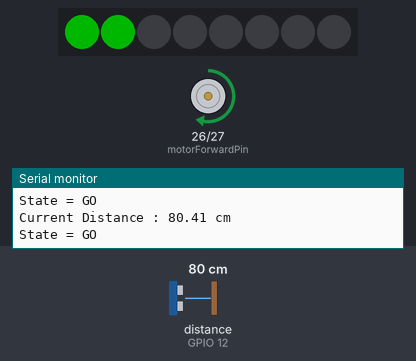
Recording of a sketch running on a simulated ESP32. On the bench: 8 RGB LEDs in strip order, left to right, motor-driver pin pairs drawn as motors (green arrow = first pin HIGH = forward, orange = second pin HIGH = backward, longer = more drive), the last lines printed to the serial monitor. Wiring (inferred from the names in the program): ultrasonic range finder: trigger GPIO 14; echo GPIO 12. The inputs (shaded band) are chosen by the test bench; at power-on: distance to the obstacle (sensor on GPIO 12) 80 cm. The echo pulse lasts 58.3 µs per cm; dim RGB values are drawn brighter than linear.

Above: at 1.2 s.
1.3 s: distance to the obstacle (sensor on GPIO 12) set to 13 cm
2.8 s: distance to the obstacle (sensor on GPIO 12) set to 10 cm
At 3.1 s:
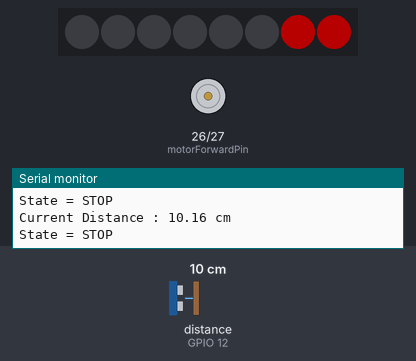
4.3 s: distance to the obstacle (sensor on GPIO 12) set to 2 cm
At 5.0 s:
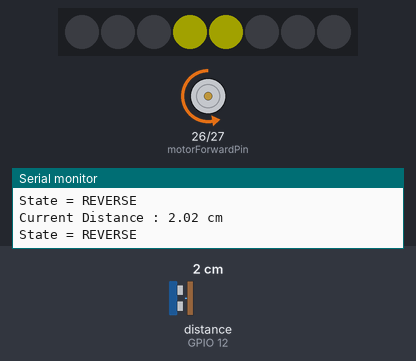
Timing chart, 0 to 7.3 s (numbered marks = the images above; inputs shaded):
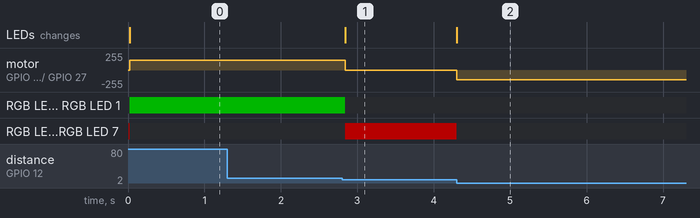

Measured:
- the behaviour switches between 12 and 11 cm on distance to the obstacle (sensor on GPIO 12) (found by bisection; images 0 and 1)
- after the input at 2.8 s, motor on GPIO 26 (motorForwardPin) / GPIO 27 (motorBackwardPin): forward 149/255 → stopped at once; RGB LED 0, RGB LED 1: RGB(0, 68, 0) → off after 0.05 s; RGB LED 6, RGB LED 7: off → RGB(68, 0, 0) after 0.05 s; the LEDs: change after 0.05 s (image 1)
- after the input at 4.3 s, motor on GPIO 26 (motorForwardPin) / GPIO 27 (motorBackwardPin): stopped → backward 149/255 at once; RGB LED 6, RGB LED 7: RGB(68, 0, 0) → off at once; the LEDs: change at once (image 2)

The sketch:

Brown_Carson_MP04.ino
```cpp
/* Brown_Carson_MP04.ino
  This program implements a state machine which controls a motor by comparing the values read by an ultrasonic sensor to some constants, which creates a mock up of
  the autonomous controls that the final project will have later this quarter.

  Author : Carson Brown
  Last Revised : 10/3/2024

  The filter is almost identical to the IIR filter sent to the class emails, and works pretty darn well. Otherwise, portions of this code also come from previous mini projects,
  as many of the tasks we were asked to do in this project had been completed in other projects

*/

#include <Adafruit_NeoPixel.h> //LED Library
//States
#define STOP 1      // Motor is shut off, Center LEDS are yellow, all others off
#define GO 2        // Motor is Spinning Forwards, First two LEDS are Green, all others off
#define REVERSE 3   // Motor is Spinning Backwards, Last two LEDS are RED, all others off

//pins
const int motorForwardPin = 26;   // This is connected to pin 2 of the L293D
const int motorBackwardPin = 27;  // This is connected to pin 7 of the L293D

const int sonarTrigPin = 14;      // Connects to the TRIG pin on the Ultrasonic Sensor, this is the OUTPUT from the ESP-32
const int sonarEchoPin = 12;      // Connects to the ECHO pin on the Ultrasonic Sensor, this is the INPUT to the ESP-32

const int ledStripPin = 25;       // Connects to the yellow input wire on the LED strip

const int inputs[] = {sonarEchoPin};  // I suspect this code may get re-used in the future, and so this sets up a bit of future proofing when I have more inputs
const int outputs[] = {motorForwardPin, motorBackwardPin, sonarTrigPin, ledStripPin}; // This will be iterated over to set up the pin configurations

//LED strip setup
#define NUM_LEDS 8 // Standard practice for Adafruit examples is using the define keyword, so I will follow.
Adafruit_NeoPixel ledStrip = Adafruit_NeoPixel(NUM_LEDS, ledStripPin, NEO_GRB + NEO_KHZ800);  // Creates the ledStrip object so that I can flash lights. I'd like to create a motor object for the final project for ease of use

//Global Variables
int state = STOP; // state controls the entire program instruction, and should be handled carefully. Technically it is just 1, 2, or 3.
float distance;   // distance in centimeters from the Ultrasonic Sensor to whatever it can detect. Gets filtered, so is not the true reading in order to avoid bad reads
float prevDistance = 9.0; //Arbitrary to my knowledge, but may be worthwhile to play around with. Currently set to 9 centimeters to initialize in the STOP state as per instructions

float goDistance = 12.0; // Beyond this distance in centimeters from the Ultrasonic Sensor, the ESP-32 will transition into the GO state
float reverseDistance = 10.0; // Anything less than this distance in centimeters from the Ultrasonic Sensor, the ESP-32 will transition into the STOP state

const int freq = 500; //Frequency of Hertz to use for the DC motor
const int resolution = 8; // the number of bits for the motor PWM counter, which gives 256 steps from 0 -> 255
int dutyCycle = 150; // This is the bit on which the motor PWM counter transitions from HIGH to LOW. A higher number means the motor is more likely to burn components. This currently gives at least 10 seconds of safe spinning
                     // dutyCycle can be changed into the duty cycle of the PWM in percent by dividing dutyCycle by 255

//Funcion Declarations, More expansive comments exist on their seperate function files
void motorForwards();   // Defined in Motor_Functions.ino, sets the motor to go forwards until otherwise instructed
void motorBackwards();  // Defined in Motor_Functions.ino, sets the motor to go backwards until otherwise instructed
void motorStop();       // Defined in Motor_Functions.ino, sets the motor to stop until otherwise instructed

void ledPatternForwards();  // Defined in LED_Functions.ino, clears all LED colors and sets the first two to green.
void ledPatternBackwards(); // Defined in LED_Functions.ino, clears all LED colors and sets the middle two to yellow.
void ledPatternStop();      // Defined in LED_Functions.ino, clears all LED colors and sets the last two to red.

float sonarDistance();          // Defined in Sonar_Functions.ino, this returns the distance in centimeters from the Ultrasonic Sensor to whatever it hit
float sonarDistanceFiltered();  // Defined in Sonar_Functions.ino, this calls sonarDistance() and filters the input with an infinite impulse response filter.

void setup() {
  // put your setup code here, to run once:
  Serial.begin(115200);

  for(int i = 0; i < 4; i++) { //This loops through the output pin array and configures the pin numbers inside as outputs. The middle expression should have i as less than the number of pins to be outputs
    Serial.print(outputs[i]);
    Serial.println(" configured as output."); //Best seen through hitting the reset button on the ESP-32
    pinMode(outputs[i], OUTPUT);
  }

  Serial.print(inputs[0]);                  //This chunk of code is together so that it can be encapsulated by a for loop if more inputs are attatched to the circuit.
  Serial.println(" configured as input.");  //Same logic inside the for loop above, but only one input exists
  pinMode(inputs[0], INPUT);

  ledcAttach(motorForwardPin, freq, resolution);  // Never connect the motor pins directly to the motor from the ESP-32. Always use the L239D
  ledcAttach(motorBackwardPin, freq, resolution); // The motor is connected on both sides to the L239D. This means setting both pins to the same state will turn off the motor, as there will be no potential between the poles of the motor

  ledStrip.begin(); //Start up the NeoPixel Strip
  ledStrip.show();  //Make sure NeoPixel Strip is empty if starting from button push reset, as the LEDs have there own memory

  Serial.println("Setup phase complete.");
}

void loop() {
  /*
  This switch statement is the state machine that controlls the entire system. Each state is designed to call functions of the same state name, one function per thing done,
  so that updating states for future projects is fairly easy to do, and to improve readability.

  the state variable the this switch statement reads from is a simple integer behind the scenes, with each state being a define macro.
  STOP = 1
  GO = 2
  REVERSE = 3
  state initializes to STOP

  If everything works, the default case will never run.
  */
  switch (state) {
    case STOP:
      motorStop();
      ledPatternStop();
      Serial.println("State = STOP");
      break;

    case GO:
      motorForwards();
      ledPatternForwards();
      Serial.println("State = GO");
      break;

    case REVERSE:
      motorBackwards();
      ledPatternBackwards();
      Serial.println("State = REVERSE");
      break;

    default :
      Serial.println("You should never see this, Error : DEFAULT");
      break;
  }

  delay(10);                //Like any good project, this delay increases the code execution speed. Just try removing it. The Ultrasonic Sensor will yell at you. (it just will give big pauses every other call)
  sonarDistanceFiltered();  //Because sonarDistanceFiltered updates global variables, it doesn't need to do anything but be called before the state decider.

  /*
  Below is the state decider. If it was any more complicated than two comparisons, I'd move it into its own function, but I don't think this state decider will get reused.
  If statement means ONLY one block will execute, regardless of programmer error.

  If the distance updated by sonarDistanceFiltered() is greater than 12.0 cm, then the state will change to GO.
  If the distance is less than 10.0 cm, then the state will change to REVERSE.
  If the distance is between those two values, or somehow null or otherwise NaN, the state will change to STOP.
  */
  if (goDistance < distance) {
    state = GO;

  } else if (reverseDistance > distance) {
    state = REVERSE;

  } else {
    state = STOP;

  }
}
```

LED_Functions.ino
```cpp
/* LED_Functions.ino
  Author : Carson Brown
  This file contains the functions related to the LED strip.

  Each function clears all of the leds, creates the color for the state, then applies it to the pair of leds required by the instructions.
  ledStrip.clear() sets all leds to RGB : #000000
  ledStrip.Color() creats a bit packed number which the Adafruit library can read as a color from values of 0-255 of red, green, and blue.
  ledStrip.fill() takes a color, the starting led, and the number of leds to fill, and paints those leds to that color
  ledStrip.show() moves the led instructions from the ESP-32 to the led strip.

  There are 8 leds in the strip, and they are 0 indexed.
*/


void ledPatternForwards() { //The color green to the first two LEDs
  ledStrip.clear();
  ledStrip.fill(ledStrip.Color(0, 68, 0), 0, 2);
  ledStrip.show();
}

void ledPatternStop() { //The color red to the last two leds
  ledStrip.clear();
  ledStrip.fill(ledStrip.Color(68, 0, 0), 6, 2);
  ledStrip.show();
}

void ledPatternBackwards() { //The color yellow to the center two leds
  ledStrip.clear();
  ledStrip.fill(ledStrip.Color(34, 34, 0), 3, 2);
  ledStrip.show();
}
```

Motor_Functions.ino
```cpp
/* Motor_Functions.ino
  Author : Carson Brown
  This file contains the functions related to the Motor and the PWM controller.

  The current duty cycle is around 50-60%, to avoid burning up the L239D chip if the motor is left running for too long
  Additionally, the preference for turning the motor off is to set both timers to a duty cycle of 0% by setting the go low bit to 0.

  Remember that the motor is connected between the forwards and backwards output of the L239D, and runs based off of the potential between them.
*/

//motorForwards drives the motor forwards after shutting off power to the backwards controller
void motorForwards() {
  ledcWrite(motorBackwardPin, 0);
  ledcWrite(motorForwardPin, dutyCycle);
}

//motorBackwards drives the motor Backwards after shutting off power to the Forwards controller
void motorBackwards() {
  ledcWrite(motorForwardPin, 0);
  ledcWrite(motorBackwardPin, dutyCycle);
}

//motorStop sets both controllers to have a go low bit of 0, meaning no power ever flows to the motor
void motorStop() {
  ledcWrite(motorForwardPin, 0);
  ledcWrite(motorBackwardPin, 0);
}
```

Sonar_Functions.ino
```cpp
/* Sonar_Functions.ino
  Author : Carson Brown
  This file contains the functions related to the Ultrasonic Senor and the data processing related to it.

*/

/*  sonarDistance() is the only function in the code which should use the sonarTrigPin, and probably the only function to use the sonarEchoPin.
    sonarDistance() runs the activation sequence for the Ultrasonic sensor, delaying the ESP-32 by at least 12 microseconds plus the return signal pulse time,
    and returns the distance in centimeters from the Ultrasonic sensor to the object it reflects off of it.

    The speed of sound is assumed to be a constant
*/
float sonarDistance(){
  digitalWrite(sonarTrigPin, LOW); //This is the pattern for activating the Ultrasonic sensor module
  delayMicroseconds(2);
  digitalWrite(sonarTrigPin, HIGH);
  delayMicroseconds(10);
  digitalWrite(sonarTrigPin, LOW);

  unsigned long microsecond = pulseIn(sonarEchoPin, HIGH); //This reads the pulse time of the Ultrasonic sensor module.
  float centimetersDistance = microsecond / 29.00 / 2.0; //This converts the time in microseconds recorded into the centimeters from the object to the sensor

  // Serial.print("Current Distance : ");
  // Serial.print(centimetersDistance);
  // Serial.println(" cm");

  return centimetersDistance;
}

/* sonarDistanceFiltered() updates global variables for ease of access inside the main program, and filters the response of sonarDistance() with an IIR filter
  if values seem strange, changing or disabling the filter can help. Otherwise, hitting the reset button on the ESP-32 has also solved my issues.
  The fractions within the IIR filter should always add up to 1. */
float sonarDistanceFiltered() {
  distance = sonarDistance();  //Call sonarDistance, the only function allowed to touch the trig and echo pins

  distance = (7.0/8.0)*prevDistance + (1.0/8.0)*distance; // Because the distance is read so often, bad data can be siphoned out by only taking only 1/8 of the input each time

  prevDistance = distance; //And this sets up the filter for the next run through. This filter is also the reason why prevDistance NEEDs to be initialized with a value.

  Serial.print("Current Distance : ");
  Serial.print(distance);             //This block of code reports the distance read to the user
  Serial.println(" cm");

  return distance;
}
```
